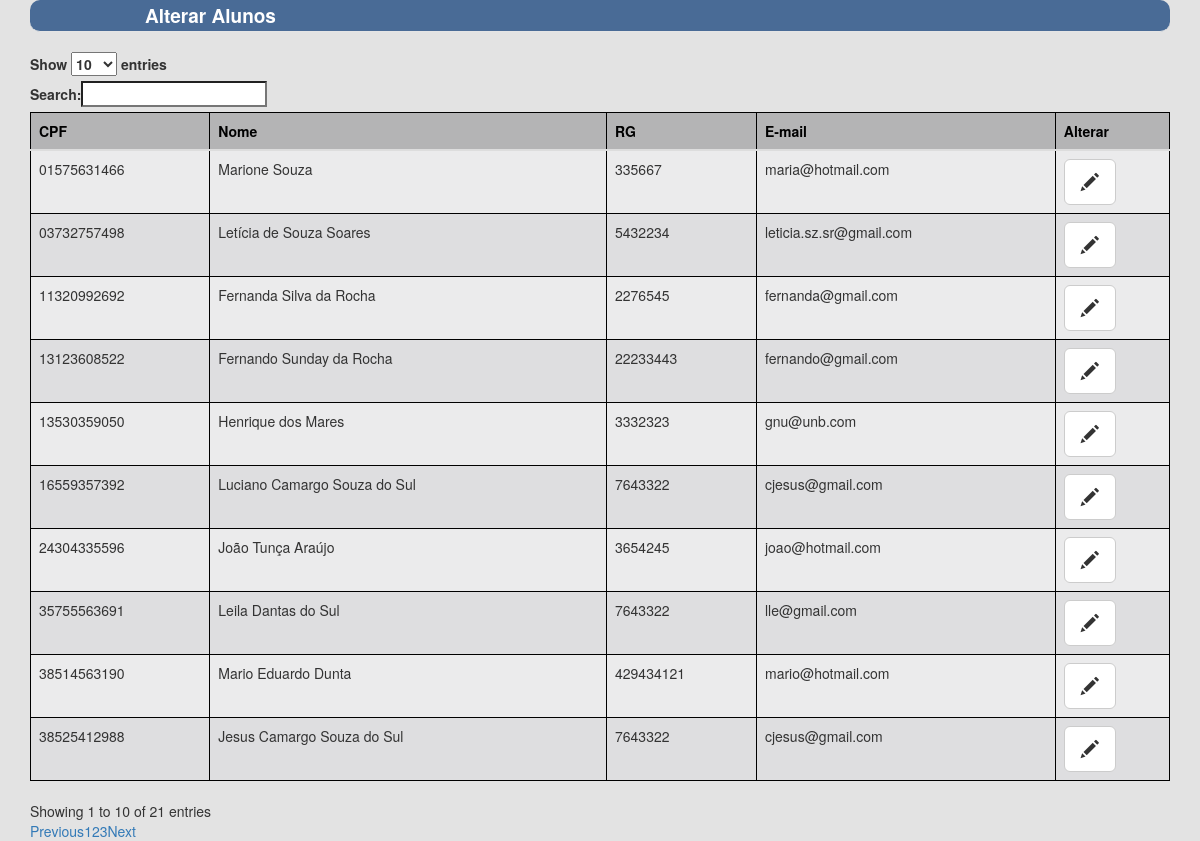
Screenshot of /fitnesslife/aluno/alterar.php with the database file from the repository.
### tables this page shows
CREATE TABLE `tb_aluno` (
  `id_pessoa_cpf` varchar(11) NOT NULL,
  `peso_inicial` float DEFAULT NULL,
  `peso_durante` float DEFAULT NULL,
  `data_entrada` date NOT NULL
);

CREATE TABLE `tb_pessoa` (
  `cpf` varchar(11) NOT NULL,
  `nome` varchar(15) NOT NULL,
  `sobrenome` varchar(45) NOT NULL,
  `sexo` tinyint(1) NOT NULL,
  `data_nascimento` date NOT NULL,
  `endereco` varchar(80) NOT NULL,
  `uf` varchar(2) NOT NULL,
  `cidade` varchar(15) NOT NULL,
  `bairro` varchar(25) NOT NULL,
  `rg` varchar(20) NOT NULL,
  `telefone_residencial` varchar(18) NOT NULL,
  `telefone_celular` varchar(18) NOT NULL,
  `email` varchar(100) NOT NULL
);

### fitnesslife/dao/alunodao.php (called while the page is built, shortened)
<?php
include_once dirname(__FILE__) . DIRECTORY_SEPARATOR . '../classes/pessoa.php';
class AlunoDao extends Dao {
    function listar() {
        $pdo = Dao::getInstance();
        $sql = "SELECT p.cpf, p.nome, p.sobrenome, p.sexo, p.data_nascimento, p.rg, p.telefone_residencial, p.telefone_celular,p.endereco,p.uf, p.cidade, p.bairro, p.email, a.data_entrada, a.peso_inicial FROM tb_pessoa p INNER JOIN tb_aluno a ON p.cpf = a.id_pessoa_cpf ORDER BY p.nome ASC";
        $result = $pdo->prepare($sql);
        $result->execute();
        $alunos = array();
        foreach ($result->fetchAll() as $linhaConsulta) {
            $pessoa = new Pessoa();
            $pessoa->setCpf($linhaConsulta[0]);
            $pessoa->setNome($linhaConsulta[1] . " " . $linhaConsulta[2]);
            $pessoa->setSexo($linhaConsulta[3]);
            $pessoa->setDataNascimento(date_format(date_create($linhaConsulta[4]), 'd/m/Y'));
            $pessoa->setRg($linhaConsulta[5]);
            $pessoa->setTelefoneResidencial($linhaConsulta[6] . " / " . $linhaConsulta[7]);
            $pessoa->setEndereco($linhaConsulta[8]);
            $pessoa->setUf($linhaConsulta[9]);
            $pessoa->setCidade($linhaConsulta[10]);
            $pessoa->setBairro($linhaConsulta[11]);
            $pessoa->setEmail($linhaConsulta[12]);
            $pessoa->setDataEntrada_Aluno(date_format(date_create($linhaConsulta[13]), 'd/m/Y'));
            $pessoa->setPesoInicial_Aluno(str_replace(".", ",", $linhaConsulta[14]));
            $alunos[] = $pessoa;
        }
        return $alunos;
    }
}

### fitnesslife/classes/pessoa.php (called while the page is built, shortened)
<?php
class Pessoa {
    private $nome;
    private $cpf;
    private $rg;
    private $email;
    function getNome() {
        return $this->nome;
    }
    function getCpf() {
        return $this->cpf;
    }
    function getRg() {
        return $this->rg;
    }
    function getEmail() {
        return $this->email;
    }
    function setNome($nome) {
        $this->nome = $nome;
    }
    function setCpf($cpf) {
        $this->cpf = $cpf;
    }
    function setRg($rg) {
        $this->rg = $rg;
    }
    function setEmail($email) {
        $this->email = $email;
    }
}
?>

### fitnesslife/aluno/alterar.php (the view, shortened to what this page needs)
<!DOCTYPE html>
<html>
    <head>
        <link rel="stylesheet" type="text/css" href="//cdn.datatables.net/plug-ins/1.10.7/integration/bootstrap/3/dataTables.bootstrap.css">
        <link rel="stylesheet" type="text/css" href="//maxcdn.bootstrapcdn.com/bootstrap/3.3.2/css/bootstrap.min.css">
    </head>
    <body>
        <div class="container">
            <legend> Alterar Alunos  </legend>
            <div class="table-responsive">
                <table id="tabAlunoAlter" class="table table-hover">
                    <thead>
                        <tr>
                            <th>CPF</th>
                            <th>Nome</th>
                            <th>RG</th>
                            <th>E-mail</th>
                            <th>Alterar</th>
                        </tr>
                    </thead>
                    <tbody>
                        <?php
                        include_once dirname(__FILE__) . DIRECTORY_SEPARATOR . '../dao/alunodao.php';
                        $alunoDao = new AlunoDao();
                        $alunos = $alunoDao->listar();
                        foreach ($alunos as $pessoa) {
                            ?>
                            <tr>
                                <td><?php echo $pessoa->getCpf(); ?></td>
                                <td><?php echo $pessoa->getNome(); ?></td>
                                <td><?php echo $pessoa->getRg(); ?></td>
                                <td><?php echo $pessoa->getEmail(); ?></td>
                                <td> <a href="alteraraluno.php?idaluno=<?php echo $pessoa->getCpf(); ?>">
                                        <button type="button" class="btn btn-default btn-lg">
                                            <span class="glyphicon glyphicon-pencil" aria-hidden="true"></span>
                                        </button>
                                    </a>
                                </td>
                            </tr>
                            <?php
                        }
                        ?>
                    </tbody>
                </table>
            </div>
        </div>
    </body>
</html>

### fitnesslife/aluno/alterar.php (style rules this page uses)
body { background-color: #E3E3E3; }
legend { background : #496B96 ; color : #fff ; padding : 2px 115px ; font-size : 19px ; border-radius : 10px ; font-weight: bold; }
table, th, td { border: 1px solid black; border-collapse: collapse; }
th, td { padding: 5px; text-align: left; }
table tr:nth-child(even) { background-color: #DEDEE0; }
table tr:nth-child(odd) { background-color:#EBEBEC; }
table th { background-color: #B4B4B5; color: #000000; }

### rows the page displays
tb_aluno: id_pessoa_cpf.cpf "11320992692", Nome "Fernanda Silva da Rocha", id_pessoa_cpf.rg "2276545", id_pessoa_cpf.email "fernanda@gmail.com"
tb_aluno: id_pessoa_cpf.cpf "13123608522", Nome "Fernando Sunday da Rocha", id_pessoa_cpf.rg "22233443", id_pessoa_cpf.email "fernando@gmail.com"
tb_aluno: id_pessoa_cpf.cpf "13530359050", Nome "Henrique dos Mares", id_pessoa_cpf.rg "3332323", id_pessoa_cpf.email "gnu@unb.com"
tb_aluno: id_pessoa_cpf.cpf "38525412988", Nome "Jesus Camargo Souza do Sul", id_pessoa_cpf.rg "7643322", id_pessoa_cpf.email "cjesus@gmail.com"
tb_aluno: id_pessoa_cpf.cpf "24304335596", Nome "João Tunça Araújo", id_pessoa_cpf.rg "3654245", id_pessoa_cpf.email "joao@hotmail.com"
tb_aluno: id_pessoa_cpf.cpf "35755563691", Nome "Leila Dantas do Sul", id_pessoa_cpf.rg "7643322", id_pessoa_cpf.email "lle@gmail.com"
tb_aluno: id_pessoa_cpf.cpf "03732757498", Nome "Letícia de Souza Soares", id_pessoa_cpf.rg "5432234", id_pessoa_cpf.email "leticia.sz.sr@gmail.com"
tb_aluno: id_pessoa_cpf.cpf "16559357392", Nome "Luciano Camargo Souza do Sul", id_pessoa_cpf.rg "7643322", id_pessoa_cpf.email "cjesus@gmail.com"
tb_aluno: id_pessoa_cpf.cpf "38514563190", Nome "Mario Eduardo Dunta", id_pessoa_cpf.rg "429434121", id_pessoa_cpf.email "mario@hotmail.com"
tb_aluno: id_pessoa_cpf.cpf "01575631466", Nome "Marione Souza", id_pessoa_cpf.rg "335667", id_pessoa_cpf.email "maria@hotmail.com"
